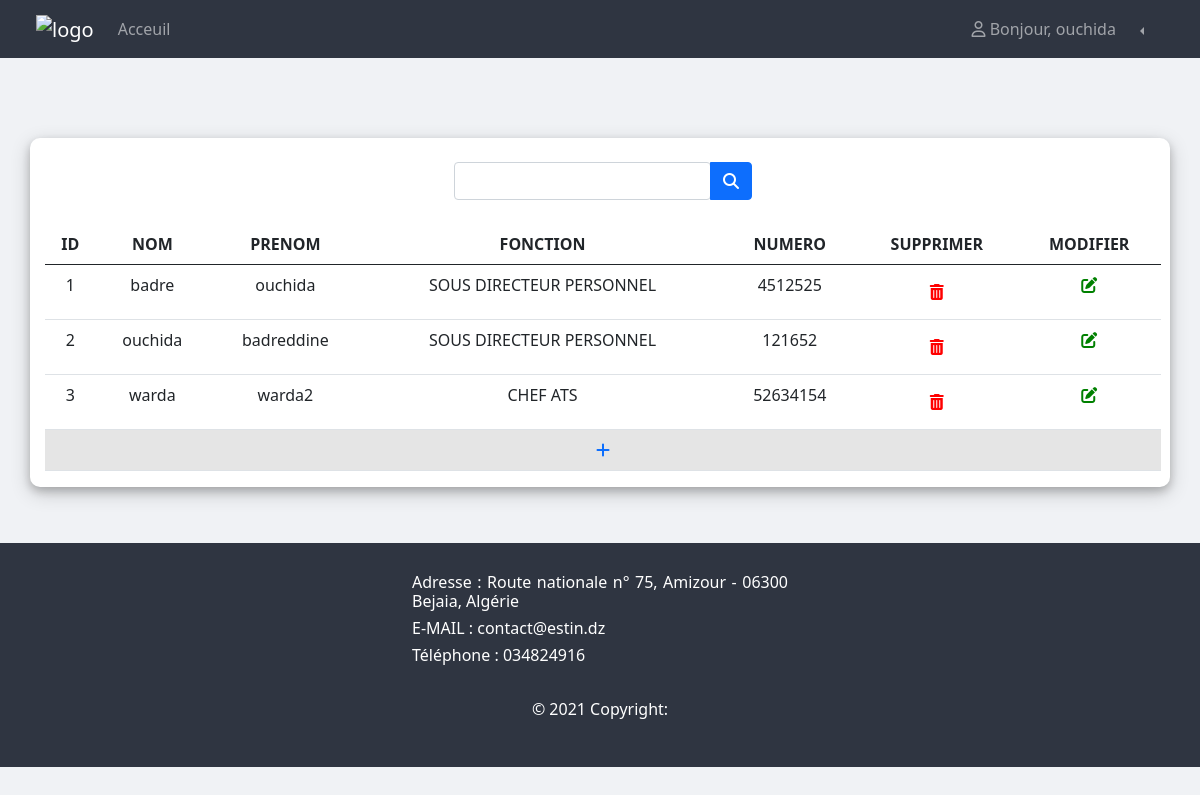
The page /utilisateurs (signed in) on the database its author committed.
### myapp/models.py (models this page shows, shortened)
class Utilisateur(AbstractBaseUser):
    email = models.EmailField(verbose_name="email", max_length=60, unique=True)
    username = models.CharField(max_length=30, unique=True)
    nom = models.CharField(max_length=30)
    prenom = models.CharField(max_length=30)
    numero = models.CharField(max_length=10)
    fonction = models.CharField(max_length=1,choices=FONCTION,null=False)
    profile_pic = models.ImageField(default="profile.jpg", null=True, blank=True)
    date_joined = models.DateTimeField(verbose_name='date joined', auto_now_add=True)
    last_login = models.DateTimeField(verbose_name='last login', auto_now=True)
    is_admin = models.BooleanField(default=False)
    is_active = models.BooleanField(default=True)
    is_staff = models.BooleanField(default=False)
    is_superuser = models.BooleanField(default=False)
    USERNAME_FIELD = 'username'
    REQUIRED_FIELDS = ['email']
    objects = MyAccountManager()
    def __str__(self):
	    return self.username

### myapp/decorators.py (the view)
	def wrapper_function(request,*args,**kwargs):
		if request.user.is_superuser:
			return view_func(request,*args,**kwargs)
		else :
			return redirect('/')

### myapp/views.py (called while the page is built)
@OnlySuperUser
@login_required
def UsersView(request):
    search_post = request.GET.get('search')
    if search_post:
        by_name = Utilisateur.objects.filter(Q(nom__icontains=search_post))
        by_prenon = Utilisateur.objects.filter(Q(prenom__icontains=search_post))
        by_func = Utilisateur.objects.filter(Q(fonction__icontains=search_post))
        users = list(chain(by_name,by_prenon,by_func))
    else :
        users = Utilisateur.objects.all()
    num = 5
    paginator = Paginator(users,num)
    page_number = request.GET.get('page')
    if page_number == None :
        page_number = 1
    page_obj = paginator.get_page(page_number)
    is_paginated = (len(page_obj)==num)
    context = {'users':page_obj,'page_number':page_number,'is_paginated':is_paginated}
    return render(request,'users.html',context)

### templates/users.html (shortened to what this page needs)
{% extends 'main.html' %} {%block title%}Utilisateurs{%endblock%} {%block body%}
<div class="container home" style="height: auto">
  <div class="row" style="margin-left: 3px">
    <form action="{% url 'users' %}" method="get">
      <div class="input-group search">
        <div class="form-outline">
          <input type="search" name="search" class="form-control" />
        </div>
        <button type="submit" class="btn btn-primary">
          <i class="fas fa-search"></i>
        </button>
      </div>
    </form>
    <table class="table">
      <thead>
        <tr>
          <th scope="col">ID</th>
          <th scope="col">NOM</th>
          <th scope="col">PRENOM</th>
          <th scope="col">FONCTION</th>
          <th scope="col">NUMERO</th>
          <th scope="col">SUPPRIMER</th>
          <th scope="col">MODIFIER</th>
        </tr>
      </thead>
      <tbody>
        {% for user in users %}
        <tr>
          <td>{{user.id}}</td>
          <td>{{user.nom}}</td>
          <td>{{user.prenom}}</td>
          <td>{{user.get_fonction_display}}</td>
          <td>{{user.numero}}</td>
          <td>
            <button
              type="button"
              class="btn btn"
              data-bs-toggle="modal"
              data-bs-target="#users{{user.id}}"
            >
              <i class="fa fa-trash" aria-hidden="true" style="color: red"></i>
            </button>
          </td>
          <td>
            <a href="{% url 'edite' user.id %}">
              <i class="fas fa-edit" style="color: green"></i>
            </a>
          </td>
        </tr>
        {% endfor %}
        <tr>
          <td colspan="7" class="table-active add">
            <a href="{% url 'ajout' %}">
              <i class="fa fa-plus" aria-hidden="true"></i>
            </a>
          </td>
        </tr>
      </tbody>
    </table>
  </div>
</div>
{% endblock%}

### templates/navbar.html (shortened to what this page needs)
<nav class="navbar navbar-expand-lg navbar-dark">
  <div class="container-fluid">
    <a class="navbar-brand" href="/">
      <img
        src="https://estin.dz/wp-content/uploads/2020/11/cropped-estin_logo-mini-2-2.jpg"
        alt="logo"
      />
    </a>
    <div class="collapse navbar-collapse" id="navbarNav">
      <ul class="navbar-nav">
        <li class="nav-item">
          <a class="nav-link" aria-current="page" href="/">Acceuil</a>
        </li>
      </ul>
      <ul class="navbar-nav left">
        <li class="nav-item mx-2">
          <a class="nav-link" aria-current="page" href="#"
            ><i class="far fa-user"></i> Bonjour, {{request.user}}</a
          >
        </li>
        <li class="nav-item dropdown btn-group dropstart">
          <a
            class="nav-link dropdown-toggle"
            href="#"
            id="navbarDarkDropdownMenuLink"
            role="button"
            data-bs-toggle="dropdown"
            aria-expanded="false"
          >
          </a>
        </li>
      </ul>
    </div>
  </div>
</nav>

### static/css/styles.css (style rules this page uses)
a { text-decoration: none; }
.navbar, footer { background-color: #2f3541; }
.navbar .left { margin-left: auto; margin-right: 2rem; }
.navbar-brand img { width: 100px; margin-left: 1.5rem; }
.home { height: 70vh; display: flex; animation-name: animation; animation-duration: 1s; animation-fill-mode: forwards; margin-top: 5rem; margin-bottom: 3.5rem; border-radius: 10px; }
.home .row { width: 100%; }
th, td { text-align: center; }
.add { cursor: pointer; }
.home .search { width: 100%; display: flex; justify-content: center; margin: 1.5rem 0; }

### rows shown on the page
Utilisateur: user "ouchida", id "1", nom "badre", prenom "ouchida", fonction "SOUS DIRECTEUR PERSONNEL", numero "4512525"
Utilisateur: id "2", nom "ouchida", prenom "badreddine", fonction "SOUS DIRECTEUR PERSONNEL", numero "121652"
Utilisateur: id "3", nom "warda", prenom "warda2", fonction "CHEF ATS", numero "52634154"
